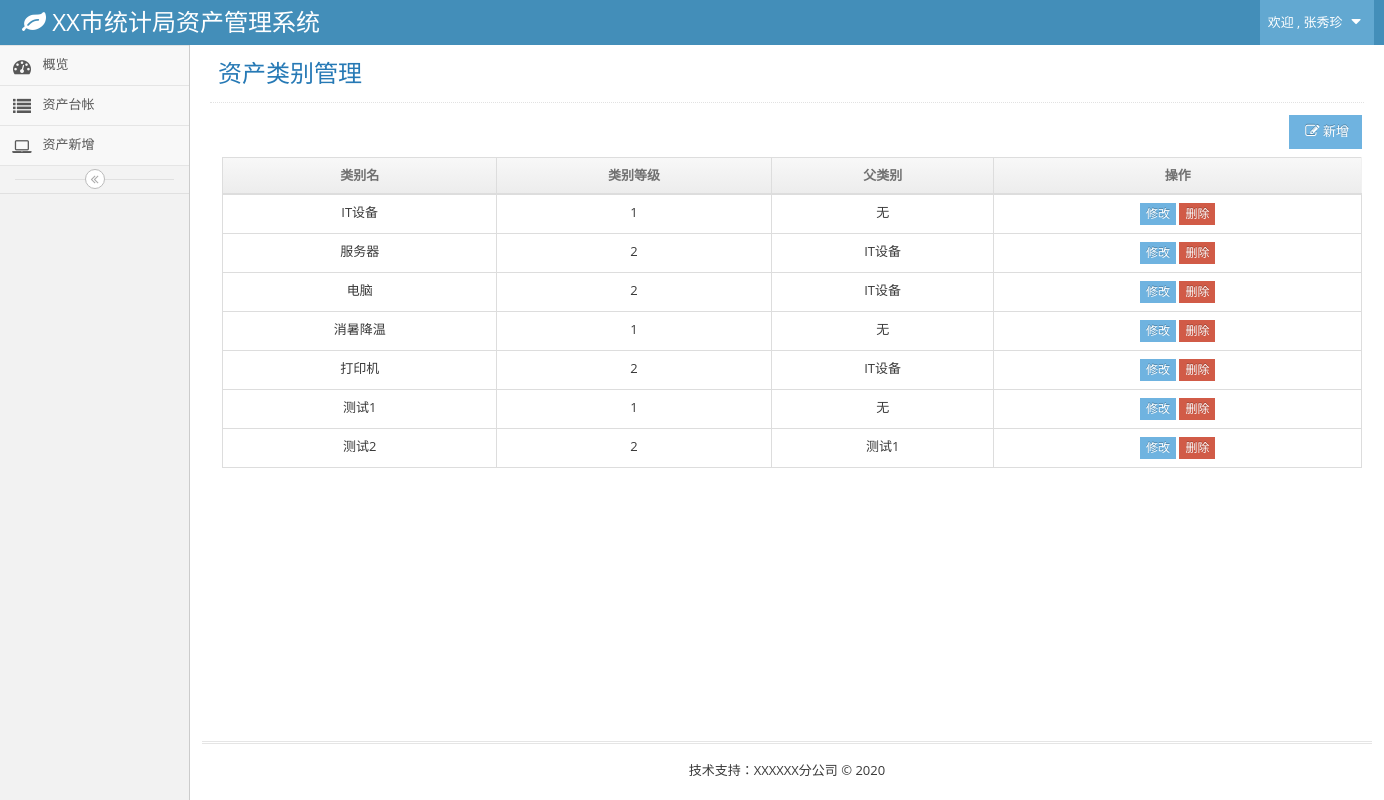
The app's page /asset/type/list/ (signed in) with its own data.
### apps/users/models.py (models this page shows)
class UserProfile(AbstractUser):
    name = models.CharField(max_length=8, verbose_name='姓名', default='')
    sex = models.CharField(max_length=4, verbose_name='性别', choices=GENDER_CHOICE, default='')
    department = models.ForeignKey('Department', on_delete=models.SET_NULL, null=True, blank=True)
    isadmin = models.CharField(max_length=4, choices=isADMIN, verbose_name='是否管理员', default='0', blank=True)
    bg_telephone = models.CharField(max_length=16, verbose_name='办公电话', blank=True)
    mobile = models.CharField(max_length=16, verbose_name='手机号码', blank=True)
    is_superuser = models.IntegerField(verbose_name='是否超级管理员', default=0)
    modify_time = models.DateTimeField(default=datetime.now, verbose_name='修改时间')
    class Meta:
        db_table = 'User'
        verbose_name = '用户信息'
        verbose_name_plural = verbose_name
    def __str__(self):
        if self.name:
            return self.name
        else:
            return self.username

### apps/asset/models.py (models this page shows, shortened)
class AssetType(models.Model):
    CATEGORY_TYPE = (
        (1, "一级类目"),
        (2, "二级类目"),
        (3, "三级类目"),
    )
    asset_type = models.CharField(max_length=16, verbose_name='资产类型名')
    code = models.CharField(default="",
                            max_length=8,
                            verbose_name="类别code",
                            help_text="类别code")
    category_type = models.IntegerField(choices=CATEGORY_TYPE,
                                        verbose_name="类目级别",
                                        help_text="类目级别",
                                        default=1)
    parent_category = models.ForeignKey("self",
                                        null=True,
                                        blank=True,
                                        verbose_name="父类目级别",
                                        help_text="父目录",
                                        related_name="sub_cat",
                                        on_delete=models.CASCADE)
    class Meta:
        db_table = 'AssetType'
        verbose_name = '资产类型表'
        verbose_name_plural = verbose_name

### apps/asset/views.py (the view)
# urls.py: path('type/list/', TypeListView.as_view(), name='type_list'),
class TypeListView(LoginRequiredMixin, View):
    def get(self, request):
        assets_types = AssetType.objects.all()
        return render(request, 'asset/type_list.html',
                      {'assets_types': assets_types})

### apps/utils/mixin_utils.py (called while the page is built)
    @method_decorator(login_required(login_url='/users/login'))
    def dispatch(self, request, *args, **kwargs):
        return super(LoginRequiredMixin, self).dispatch(request, *args, **kwargs)

### apps/asset/templates/asset/type_list.html (shortened to what this page needs)
{% extends 'base.html' %}
{% load staticfiles %}
{% block content %}
<div class="row">
    <div class="col-xs-12">
        <div class="page-header">
            <h1>
                资产类别管理
            </h1>
        </div>
    </div>
</div>
<div class="container">
    <div class="clearfix">
        <div class="pull-right tableTools-container">
            <button id="add-type" type="button" class="btn btn-info btn-sm">
                <span class="ace-icon fa fa-pencil-square-o icon-on-right bigger-110"></span>
                新增
            </button>
        </div>
        <table id="simple-table" class="table  table-bordered table-hover">
            <thead>
                <tr>
                    <th class="center">类别名</th>
                    <th class="center">类别等级</th>
                    <th class="center">父类别</th>
                    <th class="center">操作</th>
                </tr>
            </thead>
            <tbody>
                {% for type in assets_types %}
                <tr>
                    <td class="center">{{ type.asset_type }}</td>
                    <td class="center">{{ type.category_type }}</td>
                    <td class="center">
                        {% if type.parent_category %}
                        {{ type.parent_category.asset_type }}
                        {% else %}
                        无
                        {% endif %}
                    </td>
                    <td class="center">
                        <a href="{% url 'asset:type_detail' type.id %}">
                            <button class="btn btn-minier btn-info">修改</button>
                        </a>
                        <a href="{% url 'asset:type_delete' type.id %}">
                            <button class="btn btn-minier btn-danger" onclick="return isDel()">删除</button>
                        </a>
                    </td>
                </tr>
                {% endfor %}
            </tbody>
        </table>
    </div>
</div>
{% endblock %}

### templates/base.html (shortened to what this page needs)
{% load static %}
<!DOCTYPE html>
<html lang="en">
<head>
    <link href="{% static 'css/bootstrap.min.css' %}" rel="stylesheet" />
    <link href="{% static 'css/font-awesome.min.css' %}" rel="stylesheet" />
    <link rel="stylesheet" href="{% static 'css/ace.min.css' %}" class="ace-main-stylesheet" id="main-ace-style" />
    <link href="{% static 'css/ace-skins.min.css' %}" rel="stylesheet" />
    <link href="{% static 'css/ace-rtl.min.css' %}" rel="stylesheet" />
</head>
<body class="no-skin">
    <div id="navbar" class="navbar navbar-default          ace-save-state">
        <div class="navbar-container ace-save-state" id="navbar-container">
            <div class="navbar-header pull-left">
                <small class="navbar-brand">
                    <i class="fa fa-leaf"></i>
                    XX市统计局资产管理系统
                </small>
            </div>
            <div class="navbar-buttons navbar-header pull-right" role="navigation">
                <ul class="nav ace-nav">
                    <li class="light-blue dropdown-modal">
                        <a data-toggle="dropdown" href="#" class="dropdown-toggle">
                            <span>欢迎&nbsp;,&nbsp;{{ request.user }}</span>
                            <i class="ace-icon fa fa-caret-down"></i>
                        </a>
                    </li>
                </ul>
            </div>
        </div>
    </div>
    <div class="main-container ace-save-state" id="main-container">
        <div id="sidebar" class="sidebar                  responsive                    ace-save-state">
            <ul class="nav nav-list">
                <li class="">
                    <a href="{% url 'index' %}">
                        <i class="menu-icon fa fa-tachometer"></i>
                        <span class="menu-text"> 概览 </span>
                    </a>
                </li>
                <li class="">
                    <a href="{% url 'asset:asset_list' %}">
                        <i class="menu-icon fa fa-list"></i>
                        <span class="menu-text"> 资产台帐 </span>
                    </a>
                </li>
                <li class="">
                    <a href="{% url 'asset:asset_add' %}">
                        <i class="menu-icon fa fa-laptop"></i>
                        <span class="menu-text"> 资产新增 </span>
                    </a>
                </li>
            </ul>
            <div class="sidebar-toggle sidebar-collapse" id="sidebar-collapse">
                <i id="sidebar-toggle-icon" class="ace-icon fa fa-angle-double-left ace-save-state"
                    data-icon1="ace-icon fa fa-angle-double-left" data-icon2="ace-icon fa fa-angle-double-right"></i>
            </div>
        </div>
        <div class="main-content">
            <div class="main-content-inner">
                <div class="page-content">
                    {% block content %}{% endblock %}
                </div>
            </div>
        </div>
        <div class="footer">
            <div class="footer-inner">
                <div class="footer-content">
                    <span>
                        <span>技术支持：XXXXXX分公司</span>
                        &copy; 2020
                    </span>
                </div>
            </div>
        </div>
    </div>
</body>
</html>

### records on screen
UserProfile: user "张秀珍"
AssetType: asset_type "IT设备", category_type "1", shows "无"
AssetType: asset_type "服务器", category_type "2", parent_category.asset_type "IT设备"
AssetType: asset_type "电脑", category_type "2", parent_category.asset_type "IT设备"
AssetType: asset_type "消暑降温", category_type "1", shows "无"
AssetType: asset_type "打印机", category_type "2", parent_category.asset_type "IT设备"
AssetType: asset_type "测试1", category_type "1", shows "无"
AssetType: asset_type "测试2", category_type "2", parent_category.asset_type "测试1"
